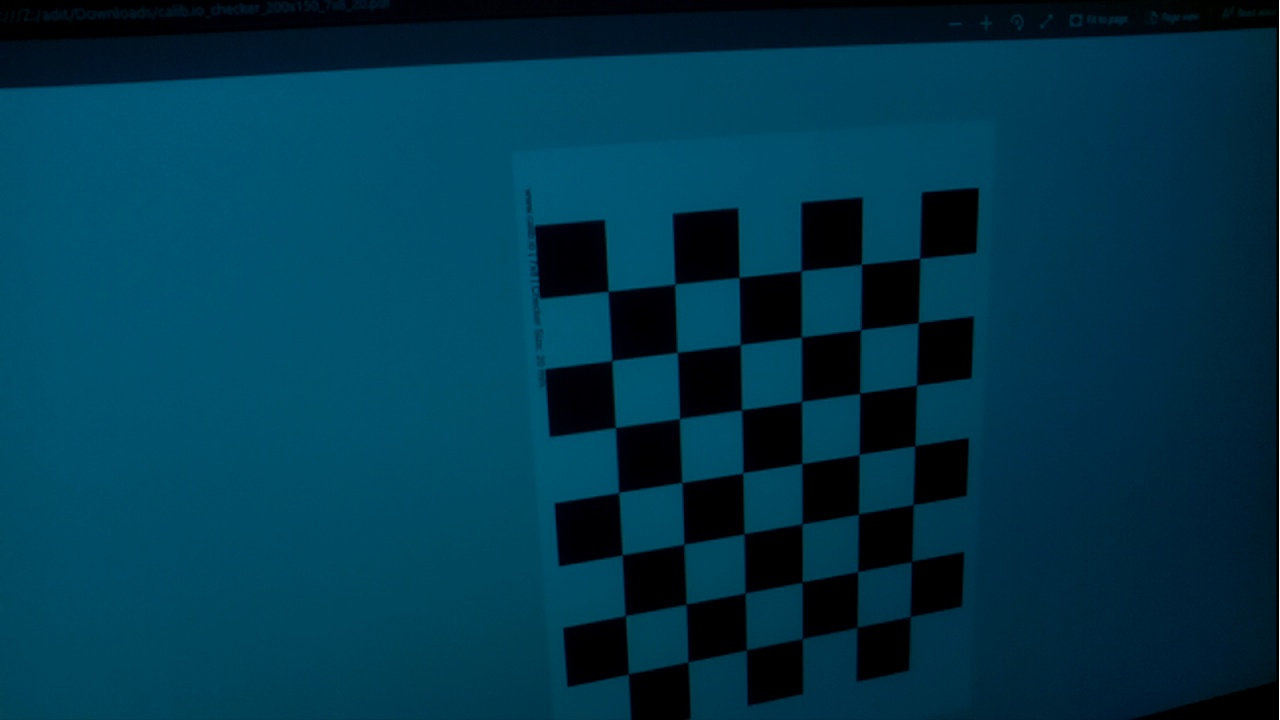
#> input picture Python/CalibrationImages/test18.jpg, 1280 x 720 px; its folder holds only this picture in this run
$ python camerapropcalib.py
#> lines starting #> are read from the running program, lines starting #| are printed output that depends on the picture; after the words box and inside, x2 and y2 are one past the last pixel; in counts of white or black regions, pixels touching at a corner belong together; long printed decimals are rounded
import numpy as np
import cv2
import glob

if __name__ == "__main__":
    """Using Proccess provided by the opencv docs to extract camera properties:
    https://docs.opencv.org/3.1.0/dc/dbb/tutorial_py_calibration.html"""
    # termination criteria
    criteria = (cv2.TERM_CRITERIA_EPS + cv2.TERM_CRITERIA_MAX_ITER, 30, 0.001)

    # prepare object points, like (0,0,0), (1,0,0), (2,0,0) ....,(6,5,0)
    objp = np.zeros((6*7,3), np.float32)
    objp[:,:2] = np.mgrid[0:7,0:6].T.reshape(-1,2)

    # Arrays to store object points and image points from all the images.
    objpoints = [] # 3d point in real world space
    imgpoints = [] # 2d points in image plane.

    images = glob.glob(r'Z:\SEED\SeedLabMiniProject\Python\CalibrationImages\*.jpg')

    for fname in images:
        img = cv2.imread(fname)
#> img is the input picture: shape (720, 1280, 3); mean B, G, R 75.9, 54.8, 0.6
        gray = cv2.cvtColor(img,cv2.COLOR_BGR2GRAY)
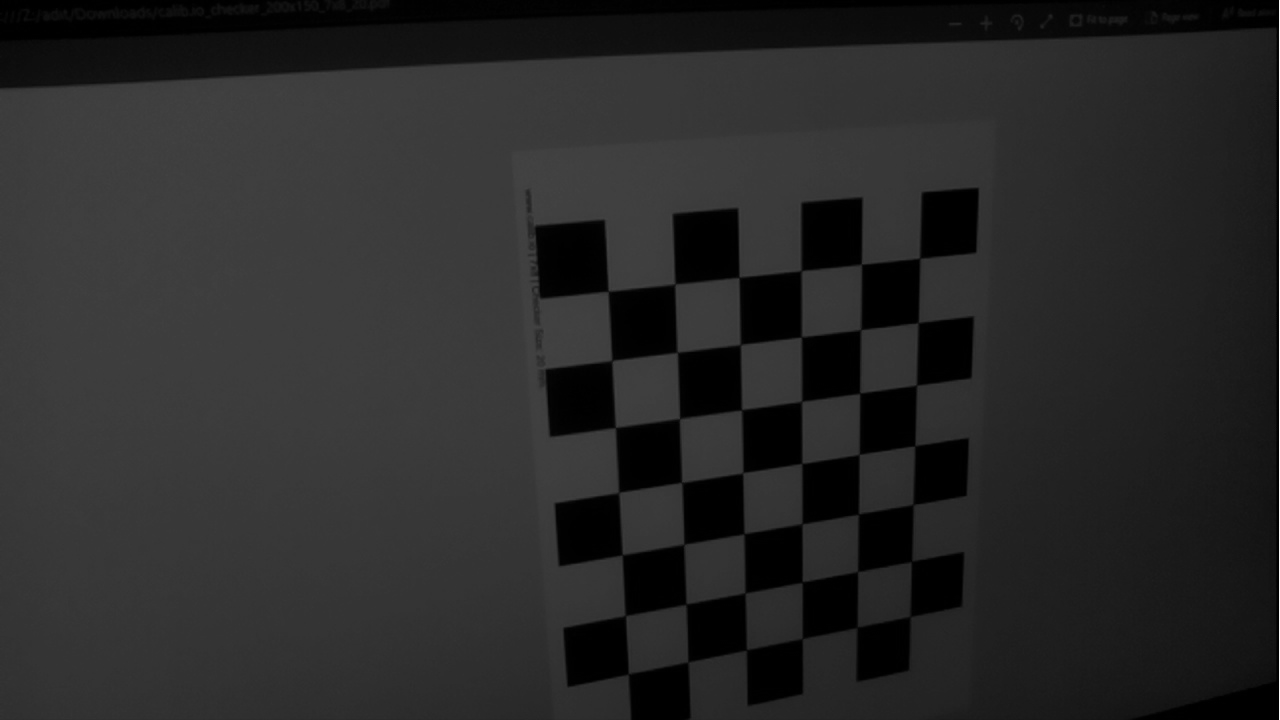
#> gray: shape (720, 1280); min 0, max 254, mean 41

        # Find the chess board corners
        ret, corners = cv2.findChessboardCorners(gray, (7,6),None)
#> ret = True; corners = 42 rows, first 8: [919.2, 257.7], [918.1, 322.6], [916.3, 384.9], [914.6, 446.1], [912.7, 504], [911, 561.9], [910, 616.6], [861.4, 263.9]

        # If found, add object points, image points (after refining them)
        if ret == True:
            objpoints.append(objp)

            cv2.cornerSubPix(gray,corners,(11,11),(-1,-1),criteria)
            imgpoints.append(corners)

            # Draw and display the corners
            cv2.drawChessboardCorners(img, (7,6), corners ,ret)
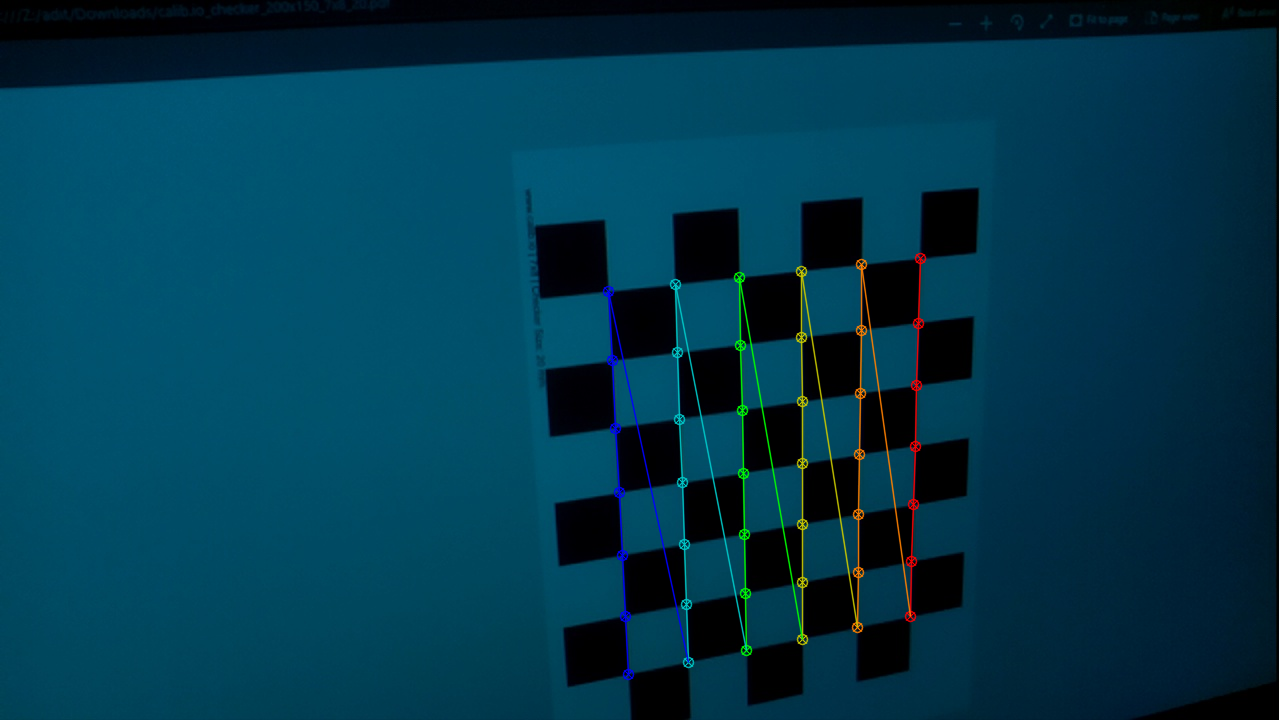
#> img: shape (720, 1280, 3); 1.68% of pixels changed, all inside (x1, y1, x2, y2) = (602, 252, 927, 681)
            cv2.imshow('img',img)
            cv2.waitKey(500)

    cv2.destroyAllWindows()

    #Run the Calibration using the gathered points
    ret, mtx, dist, rvecs, tvecs = cv2.calibrateCamera(objpoints, imgpoints, gray.shape[::-1],None,None)
#> ret = 0.133; mtx = [[1034.9, 0, 676.5], [0, 1089, 333.7], [0, 0, 1]]; dist = [[0.00439, -0.133, 0.00411, 0.00102, -0.0576]]; rvecs = ([0.000261, -0.424, 1.48],); tvecs = ([3.82, -1.13, 16.24],)

    #Save the parameters for future use
    np.save('camera_intrinsic.npy', mtx)
    np.save('camera_distortion.npy', dist)
    print(mtx)
#| [[1.03493461e+03 0.00000000e+00 6.76479177e+02]
#|  [0.00000000e+00 1.08900924e+03 3.33724721e+02]
#|  [0.00000000e+00 0.00000000e+00 1.00000000e+00]]
    pass

$ run again, on Python/CalibrationImages/test22.jpg
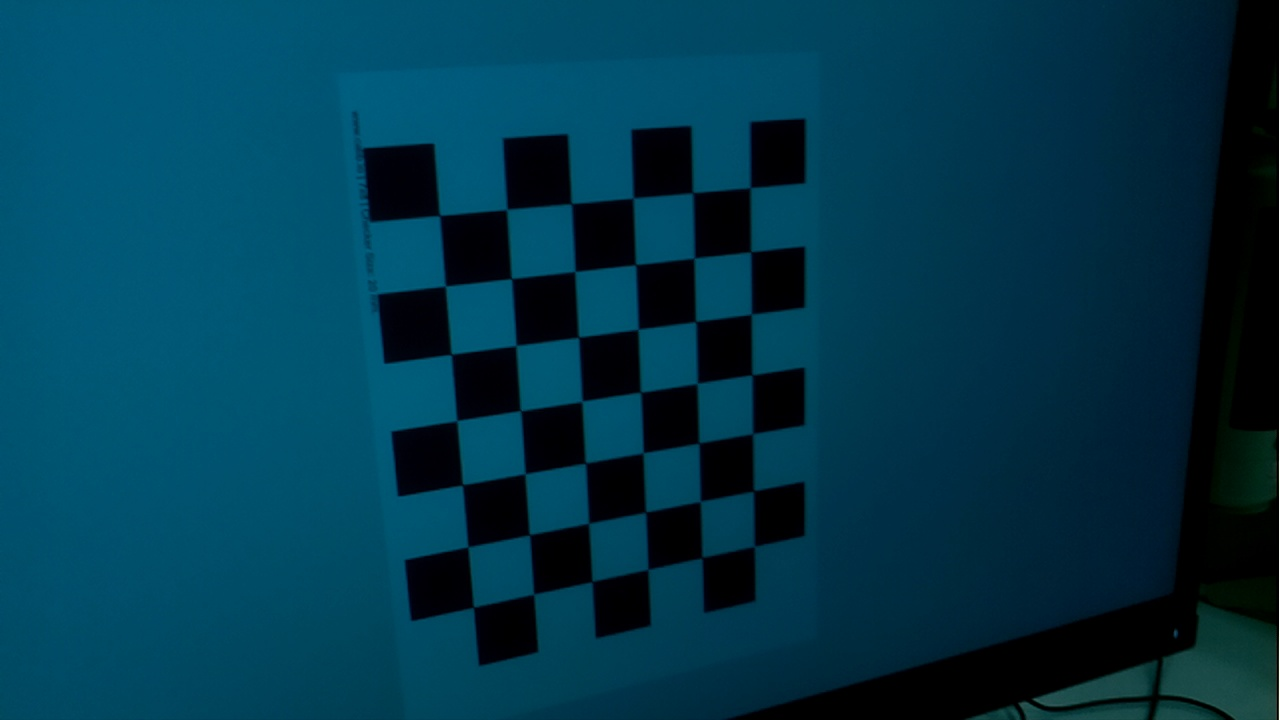
#> input picture Python/CalibrationImages/test22.jpg, 1280 x 720 px
#> img is the input picture: shape (720, 1280, 3); mean B, G, R 76, 55.4, 0.9
#> `gray = cv2.cvtColor(img,cv2.COLOR_BGR2GRAY)`:
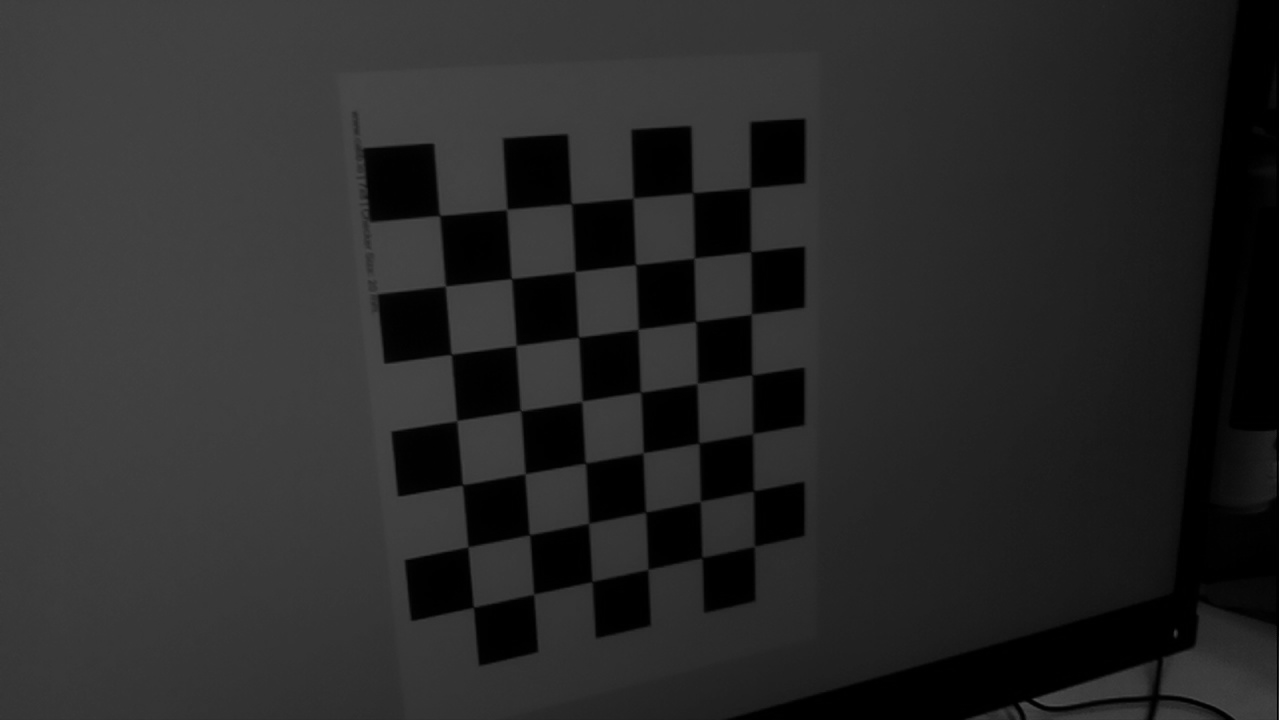
#> gray: shape (720, 1280); min 0, max 254, mean 41.4
#> `ret, corners = cv2.findChessboardCorners(gray, (7,6),None)`: ret = True; corners = 42 rows, first 8: [750.1, 187.5], [750.9, 251.7], [751.1, 313.5], [752, 374.7], [753, 433.7], [754.4, 489.5], [754.3, 546.3], [693.2, 192.3]
#> `cv2.drawChessboardCorners(img, (7,6), corners ,ret)`:
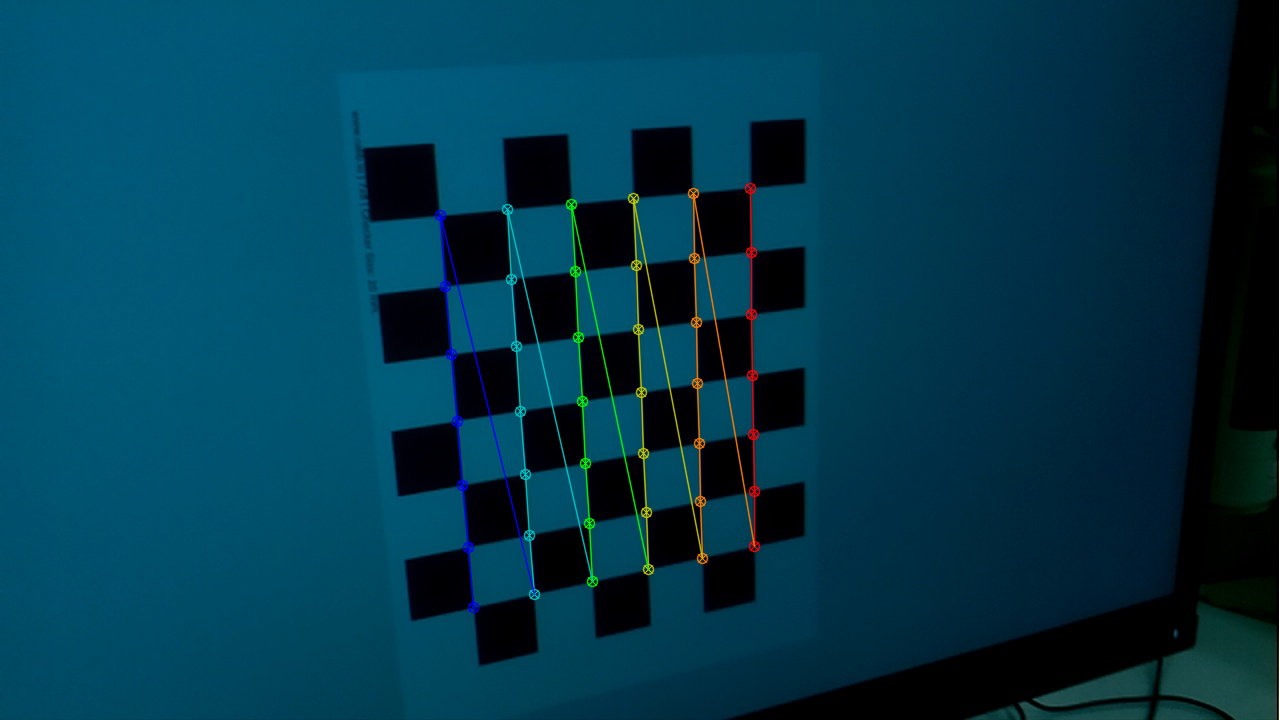
#> img: shape (720, 1280, 3); 1.7% of pixels changed, all inside (x1, y1, x2, y2) = (434, 182, 761, 614)
#> `ret, mtx, dist, rvecs, tvecs = cv2.calibrateCamera(objpoints, imgpoint..`: ret = 0.134; mtx = [[849.8, 0, 606.1], [0, 897.6, 298.1], [0, 0, 1]]; dist = [[0.0646, -0.889, 0.00331, 0.0083, 3.41]]; rvecs = ([-0.069, -0.398, 1.47],); tvecs = ([2.32, -1.7, 13.8],)
#| [[849.765    0.         606.123]
#|  [  0.         897.619 298.148]
#|  [  0.           0.           1.        ]]

$ run again, on Python/CalibrationImages/test24.jpg
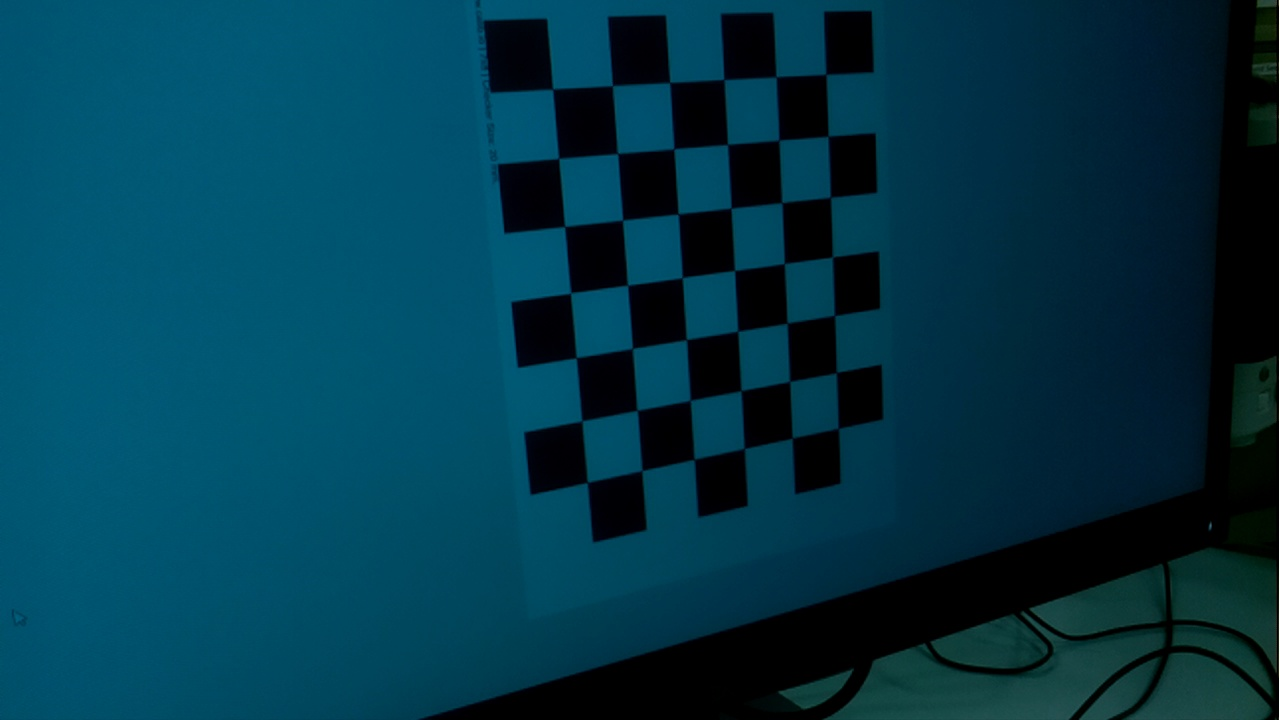
#> input picture Python/CalibrationImages/test24.jpg, 1280 x 720 px
#> img is the input picture: shape (720, 1280, 3); mean B, G, R 73.2, 55, 1.5
#> `gray = cv2.cvtColor(img,cv2.COLOR_BGR2GRAY)`:
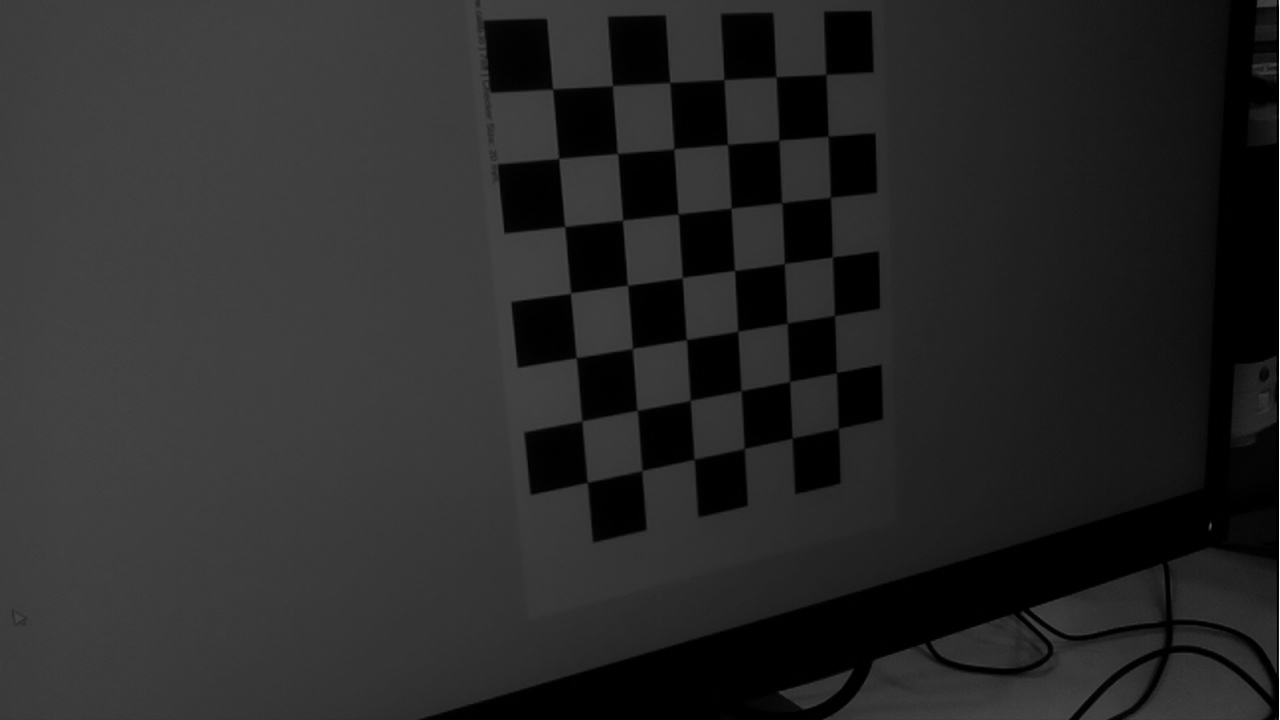
#> gray: shape (720, 1280); min 0, max 255, mean 41
#> `ret, corners = cv2.findChessboardCorners(gray, (7,6),None)`: ret = True; corners = 42 rows, first 8: [825.5, 73.82], [828, 136.2], [829.9, 197], [832.6, 257], [834.4, 315.5], [836.6, 372.4], [838.2, 428.3], [776.2, 76.76]
#> `cv2.drawChessboardCorners(img, (7,6), corners ,ret)`:
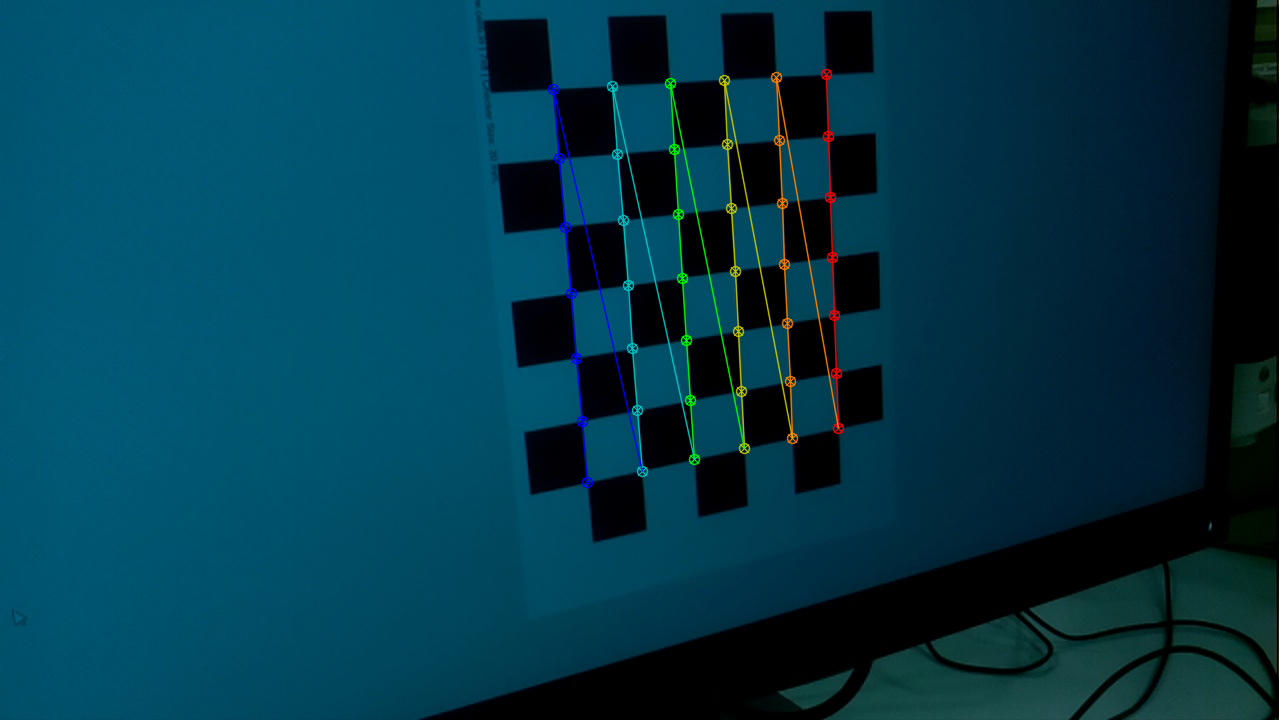
#> img: shape (720, 1280, 3); 1.69% of pixels changed, all inside (x1, y1, x2, y2) = (547, 68, 845, 489)
#> `ret, mtx, dist, rvecs, tvecs = cv2.calibrateCamera(objpoints, imgpoint..`: ret = 0.0978; mtx = [[1364.9, 0, 694.8], [0, 1364.2, 519.8], [0, 0, 1]]; dist = [[0.0919, -0.555, 0.0105, 0.00293, -0.251]]; rvecs = ([-0.214, -0.623, 1.38],); tvecs = ([2.14, -7.35, 22.34],)
#| [[1.36492263e+03 0.00000000e+00 6.94782901e+02]
#|  [0.00000000e+00 1.36417564e+03 5.19757192e+02]
#|  [0.00000000e+00 0.00000000e+00 1.00000000e+00]]
